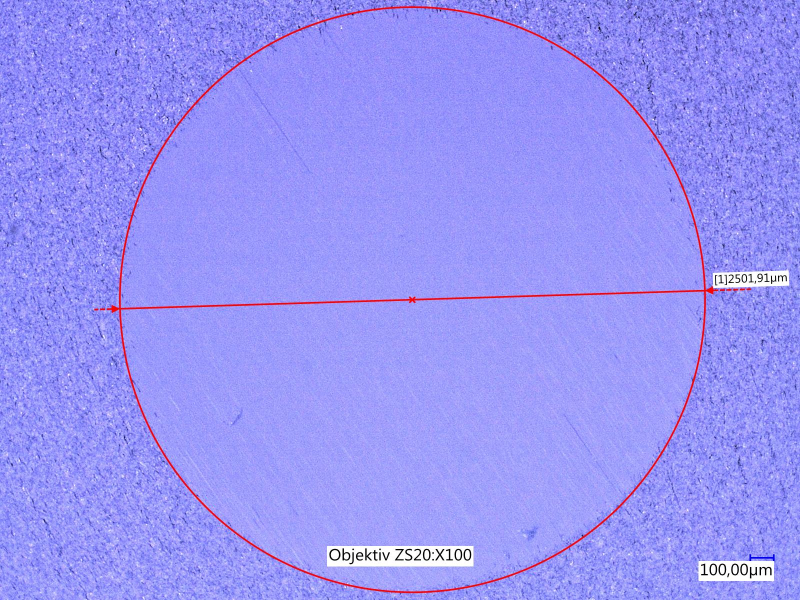
#> input picture images/1_2.jpg, 1600 x 1200 px (shown at 1/2 size)
$ jupyter execute test_contour.ipynb
#> lines starting #> are read from the running program, lines starting #| are printed output that depends on the picture; after the words box and inside, x2 and y2 are one past the last pixel; in counts of white or black regions, pixels touching at a corner belong together
[cell 1]
import numpy as np

import cv2

img = cv2.imread('images/1_2.jpg')
#> img is the input picture: shape (1200, 1600, 3); mean B, G, R 245, 148.3, 152.1

img_thresholded = cv2.inRange(img, (60, 60, 60), (140, 140, 140))
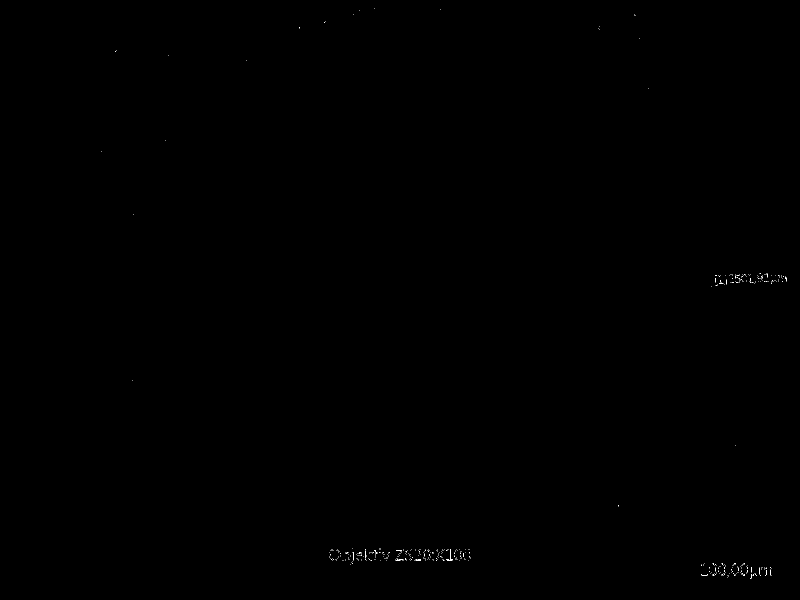
#> img_thresholded: shape (1200, 1600) (shown at 1/2 size); 0.05% white in thin lines or dots, all inside (x1, y1, x2, y2) = (202, 16, 1574, 1157)

kernel = np.ones((10,10),np.uint8)

opening = cv2.morphologyEx(img_thresholded, cv2.MORPH_OPEN, kernel)
#> opening: shape (1200, 1600); every value is 0

contours, hierarchy = cv2.findContours(opening.copy(), cv2.RETR_TREE, cv2.CHAIN_APPROX_NONE)
#> contours = []

print( len(contours))
#| 0

i=0

for contour in contours:

    (x,y),radius = cv2.minEnclosingCircle(contour)

    center = (int(x),int(y))

    radius = int(radius)

    cv2.circle(img,center,radius,(0,255,0),2)

# labelling the circles around the centers, in no particular order.

    position = (center[0] - 10, center[1] + 10)

    text_color = (0, 0, 255)

    cv2.putText(img, str(i + 1), position, cv2.FONT_HERSHEY_SIMPLEX, 1, text_color, 3)

    imS = cv2.resize(img, (960, 540))

    cv2.imshow('Objects Detected', imS)
    cv2.waitKey(0)
#> this loop made 0 passes


$ run again, with images/1_3.jpg copied over images/1_2.jpg
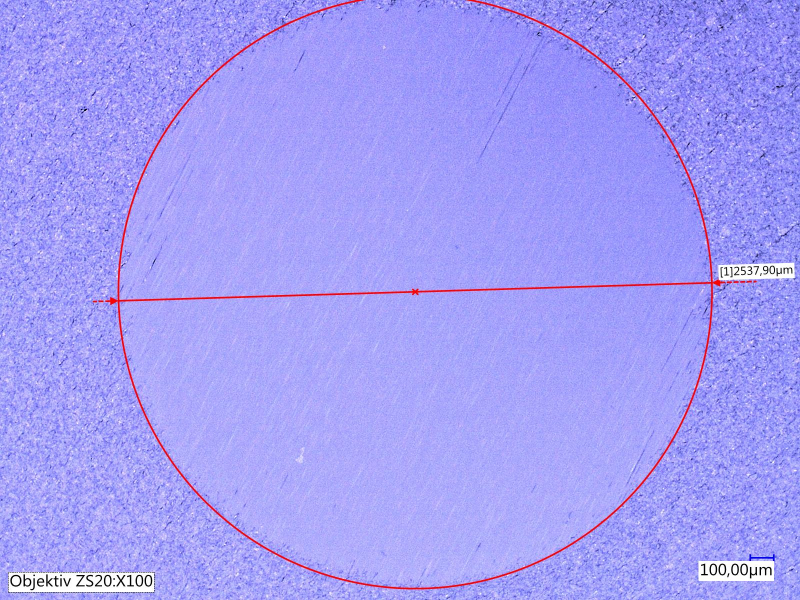
#> input picture images/1_3.jpg, 1600 x 1200 px (shown at 1/2 size)
#> img is the input picture: shape (1200, 1600, 3); mean B, G, R 245.5, 157.8, 163.4
#> `img_thresholded = cv2.inRange(img, (60, 60, 60), (140, 140, 140))`:
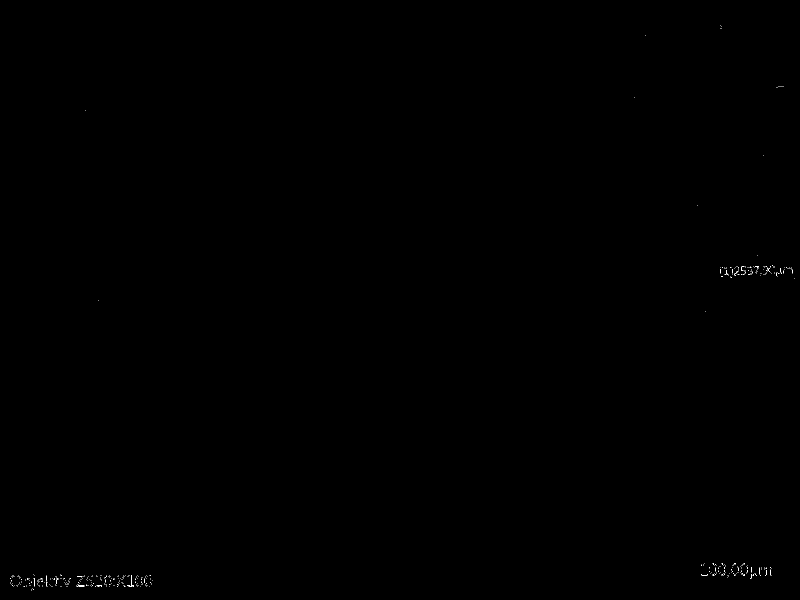
#> img_thresholded: shape (1200, 1600) (shown at 1/2 size); 0.05% white in thin lines or dots
#> opening: shape (1200, 1600); every value is 0
#> contours = []
#| 0
